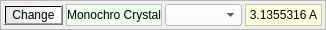
<?xml version="1.0" encoding="UTF-8"?>
<ui version="4.0">
 <class>SelMC2</class>
 <widget class="QFrame" name="SelMC2">
  <property name="geometry">
   <rect>
    <x>0</x>
    <y>0</y>
    <width>326</width>
    <height>30</height>
   </rect>
  </property>
  <property name="sizePolicy">
   <sizepolicy hsizetype="Preferred" vsizetype="Fixed">
    <horstretch>0</horstretch>
    <verstretch>0</verstretch>
   </sizepolicy>
  </property>
  <property name="windowTitle">
   <string>Frame</string>
  </property>
  <property name="frameShape">
   <enum>QFrame::StyledPanel</enum>
  </property>
  <property name="frameShadow">
   <enum>QFrame::Plain</enum>
  </property>
  <layout class="QGridLayout" name="gridLayout">
   <property name="horizontalSpacing">
    <number>3</number>
   </property>
   <property name="verticalSpacing">
    <number>1</number>
   </property>
   <property name="margin">
    <number>3</number>
   </property>
   <item row="0" column="0">
    <widget class="QToolButton" name="ChgMonoCry">
     <property name="maximumSize">
      <size>
       <width>16777215</width>
       <height>20</height>
      </size>
     </property>
     <property name="styleSheet">
      <string notr="true">background-color: qlineargradient(spread:pad, x1:0, y1:0, x2:1, y2:0, stop:0 rgba(225, 235, 225, 255), stop:1 rgba(255, 255, 255, 255));</string>
     </property>
     <property name="text">
      <string>Change</string>
     </property>
    </widget>
   </item>
   <item row="0" column="1">
    <widget class="QLabel" name="label_42">
     <property name="styleSheet">
      <string notr="true">background-color: #eeffee</string>
     </property>
     <property name="frameShape">
      <enum>QFrame::StyledPanel</enum>
     </property>
     <property name="text">
      <string>Monochro Crystal</string>
     </property>
     <property name="alignment">
      <set>Qt::AlignCenter</set>
     </property>
    </widget>
   </item>
   <item row="0" column="2">
    <widget class="QComboBox" name="SelectMonoCry">
     <property name="styleSheet">
      <string notr="true">background-color: rgb(255, 255, 255);</string>
     </property>
    </widget>
   </item>
   <item row="0" column="3">
    <widget class="QLabel" name="ShowMCLC">
     <property name="styleSheet">
      <string notr="true">background-color: rgb(255, 255, 221);</string>
     </property>
     <property name="frameShape">
      <enum>QFrame::StyledPanel</enum>
     </property>
     <property name="text">
      <string>3.1355316 A</string>
     </property>
     <property name="alignment">
      <set>Qt::AlignCenter</set>
     </property>
    </widget>
   </item>
  </layout>
 </widget>
 <resources/>
 <connections/>
</ui>
